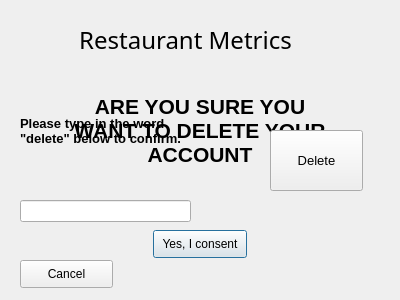
<?xml version="1.0" encoding="UTF-8"?>
<ui version="4.0">
 <class>deleteAccount</class>
 <widget class="QDialog" name="deleteAccount">
  <property name="geometry">
   <rect>
    <x>0</x>
    <y>0</y>
    <width>400</width>
    <height>300</height>
   </rect>
  </property>
  <property name="windowTitle">
   <string>Delete Account</string>
  </property>
  <widget class="QPushButton" name="consent">
   <property name="geometry">
    <rect>
     <x>153</x>
     <y>230</y>
     <width>94</width>
     <height>28</height>
    </rect>
   </property>
   <property name="text">
    <string>Yes, I consent</string>
   </property>
  </widget>
  <widget class="QLabel" name="label">
   <property name="geometry">
    <rect>
     <x>70</x>
     <y>80</y>
     <width>260</width>
     <height>100</height>
    </rect>
   </property>
   <property name="palette">
    <palette>
     <active>
      <colorrole role="Text">
       <brush brushstyle="SolidPattern">
        <color alpha="255">
         <red>0</red>
         <green>0</green>
         <blue>0</blue>
        </color>
       </brush>
      </colorrole>
      <colorrole role="PlaceholderText">
       <brush brushstyle="SolidPattern">
        <color alpha="128">
         <red>0</red>
         <green>0</green>
         <blue>0</blue>
        </color>
       </brush>
      </colorrole>
     </active>
     <inactive>
      <colorrole role="Text">
       <brush brushstyle="SolidPattern">
        <color alpha="255">
         <red>0</red>
         <green>0</green>
         <blue>0</blue>
        </color>
       </brush>
      </colorrole>
      <colorrole role="PlaceholderText">
       <brush brushstyle="SolidPattern">
        <color alpha="128">
         <red>0</red>
         <green>0</green>
         <blue>0</blue>
        </color>
       </brush>
      </colorrole>
     </inactive>
     <disabled>
      <colorrole role="Text">
       <brush brushstyle="SolidPattern">
        <color alpha="255">
         <red>120</red>
         <green>120</green>
         <blue>120</blue>
        </color>
       </brush>
      </colorrole>
      <colorrole role="PlaceholderText">
       <brush brushstyle="SolidPattern">
        <color alpha="128">
         <red>0</red>
         <green>0</green>
         <blue>0</blue>
        </color>
       </brush>
      </colorrole>
     </disabled>
    </palette>
   </property>
   <property name="font">
    <font>
     <family>Segoe UI</family>
     <pointsize>16</pointsize>
     <weight>75</weight>
     <bold>true</bold>
    </font>
   </property>
   <property name="text">
    <string>ARE YOU SURE YOU WANT TO DELETE YOUR ACCOUNT</string>
   </property>
   <property name="alignment">
    <set>Qt::AlignCenter</set>
   </property>
   <property name="wordWrap">
    <bool>true</bool>
   </property>
  </widget>
  <widget class="QLabel" name="label_2">
   <property name="geometry">
    <rect>
     <x>20</x>
     <y>20</y>
     <width>331</width>
     <height>41</height>
    </rect>
   </property>
   <property name="font">
    <font>
     <family>Showcard Gothic</family>
     <pointsize>18</pointsize>
     <underline>false</underline>
    </font>
   </property>
   <property name="text">
    <string>Restaurant Metrics</string>
   </property>
   <property name="textFormat">
    <enum>Qt::RichText</enum>
   </property>
   <property name="alignment">
    <set>Qt::AlignCenter</set>
   </property>
   <property name="wordWrap">
    <bool>false</bool>
   </property>
  </widget>
  <widget class="QLabel" name="label_3">
   <property name="geometry">
    <rect>
     <x>20</x>
     <y>90</y>
     <width>161</width>
     <height>81</height>
    </rect>
   </property>
   <property name="font">
    <font>
     <family>Segoe UI</family>
     <pointsize>10</pointsize>
     <weight>75</weight>
     <bold>true</bold>
    </font>
   </property>
   <property name="text">
    <string>Please type in the word &quot;delete&quot; below to confirm.</string>
   </property>
   <property name="wordWrap">
    <bool>true</bool>
   </property>
  </widget>
  <widget class="QLineEdit" name="lineEdit">
   <property name="geometry">
    <rect>
     <x>20</x>
     <y>200</y>
     <width>171</width>
     <height>22</height>
    </rect>
   </property>
  </widget>
  <widget class="QPushButton" name="deleteButton">
   <property name="geometry">
    <rect>
     <x>270</x>
     <y>130</y>
     <width>93</width>
     <height>61</height>
    </rect>
   </property>
   <property name="font">
    <font>
     <pointsize>10</pointsize>
    </font>
   </property>
   <property name="text">
    <string>Delete</string>
   </property>
  </widget>
  <widget class="QPushButton" name="cancel">
   <property name="geometry">
    <rect>
     <x>20</x>
     <y>260</y>
     <width>93</width>
     <height>28</height>
    </rect>
   </property>
   <property name="text">
    <string>Cancel</string>
   </property>
  </widget>
  <widget class="QLabel" name="label_4">
   <property name="geometry">
    <rect>
     <x>20</x>
     <y>180</y>
     <width>71</width>
     <height>16</height>
    </rect>
   </property>
   <property name="text">
    <string/>
   </property>
  </widget>
 </widget>
 <resources/>
 <connections/>
</ui>
